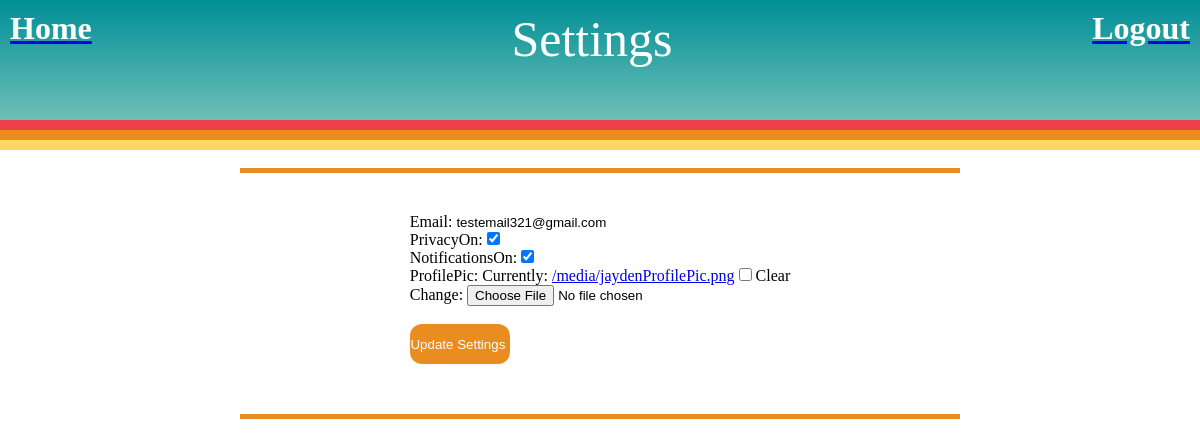
Page /settings/ (signed in) on the earlier database version.
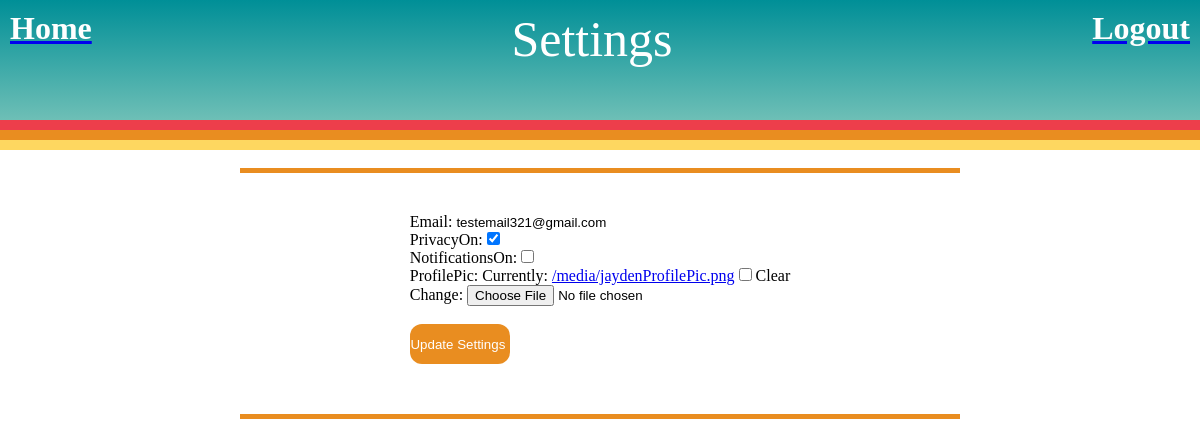
Same page on the later database version.
### base/models.py (models this page shows, shortened)
class Profile(models.Model):
    profilePic = models.ImageField(null=True, blank=True,default='/images/StoreAssets/SmileAssetRed.png')
    user = models.OneToOneField(User, null=True, blank=True, on_delete=models.CASCADE)
    email = models.EmailField(null=True, blank=True)
    notificationsOn = models.BooleanField(default=True)
    privacyOn = models.BooleanField(default=False)
    pointsToSend = models.IntegerField(default=100)
    pointsReceived = models.IntegerField(default=0)
    updated = models.DateTimeField(auto_now=True)
    created = models.DateTimeField(auto_now_add=True)
    lastMessageSent = models.DateTimeField(auto_now_add=True)
    class Meta:
        ordering = ['-pointsReceived']

### base/views.py (the view, shortened to what this page needs)
# urls.py: path('settings/', views.settings, name="settings"),
@login_required(login_url='login')
def settings(request):
    page = 'Settings'
    user = request.user
    profile = Profile.objects.get(user=request.user.id)
    form = SettingsForm(instance=profile)
    context = {'form': form, 'page': page}
    return render(request, 'base/settings.html', context)

### base/forms.py
class SettingsForm(ModelForm):
    class Meta:
        model = Profile
        fields = ['email', 'privacyOn', 'notificationsOn', 'profilePic']

### base/templates/base/settings.html (shortened to what this page needs)
{% extends 'main.html' %} {% block content %}
<br>
<div class="headerL"></div>
<div class="containerSet">
    <form method="POST" action="" , enctype="multipart/form-data">
        {% csrf_token %} {{form.as_p}}
        <div class="itemSet">
            <br>
            <input type="submit" value="Update Settings " style="color: white; border-radius: 12px; background-color: #E98D20; height: 40px; width: 100px;" />
        </div>
    </form>
</div>
<br>
<div class="headerL"></div>
{% endblock content %}

### templates/main.html (shortened to what this page needs)
<!DOCTYPE html>
<html>
<head>
</head>
<body>
    {% include 'navbar.html' %} {% if messages %} {% endif %} {% block content %} {% endblock %}
</body>
</html>

### templates/navbar.html (shortened to what this page needs)
<div class="containerNav">
    <div class="item">
        <a class="noDecoration" href="/">
            <h1 style="text-align: left; color: white; text-decoration: none  !important;">Home</h1>
        </a>
    </div>
    <div class="item">
        <div class="headings" style="text-align: center;"> {{page}} </div>
    </div>
    <div class="item">
        {% if request.user.is_authenticated %}
        <a class="noDecoration" href="{% url 'logout' %}">
            <h1 style="text-align: right; color: white; text-decoration-line: none; text-decoration-color: white;">Logout</h1>
        </a> {% else %}
        <a href="{% url 'login' %}">
            <h1 style="text-align: right; color:white; text-decoration-line: none;">Login</h1>
        </a> {% endif %}
    </div>
</div>
<div class="contest"></div>
<div class="contest" style="background: #E98D20;"></div>
<div class="contest" style="background: #FED760;"></div>

### templates/main.html (style rules this page uses)
body { height: 100%; }

### templates/navbar.html (style rules this page uses)
.containerNav { display: flex; background-image: linear-gradient(to bottom, #008F97, #6EBFB6); padding: 10px; }
.contest { display: fixed; background: #ED3E4B; height: 10px; width: 100%; }
.item { flex-grow: 1; height: 100px; color: white; text-decoration: none; align-items: center; justify-content: center; }
.item+.item { margin-left: 2%; }
.headings { font-size: 50px; }

### base/templates/base/settings.html (style rules this page uses)
* { margin: 0; border: 0; padding: 0; }
.containerSet { display: flex; flex-direction: column; align-items: center; justify-content: center; padding: 20px; margin: 20px; }
.itemSet { height: 40px; margin-bottom: 10px; }
.headerL { display: fixed; background: #E98D20; height: 5px; width: 60%; margin: auto; }

Differences in the rows shown:
changed Profile "testemail321@gmail.com": notificationsOn "☑" → "☐"
